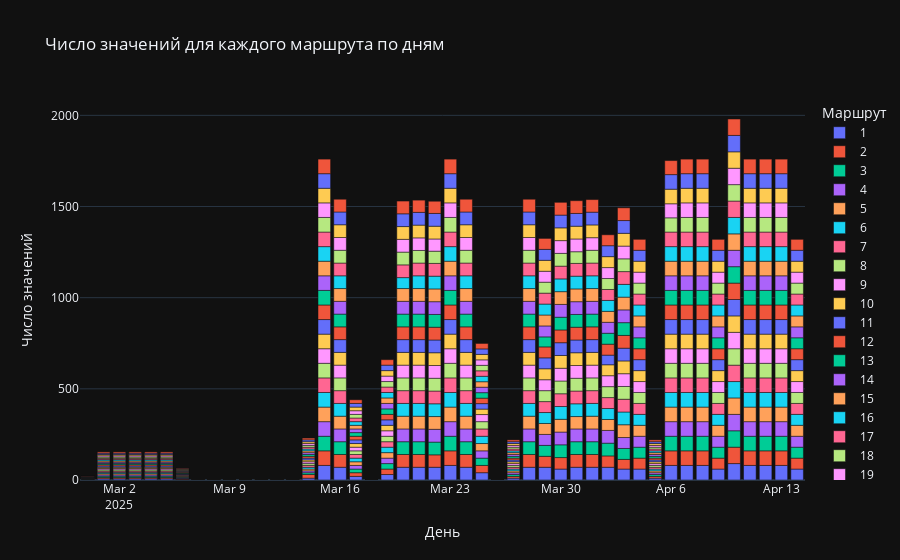

Source (notebook cell):
### Code cell
make_monitoring_plot("data/cars/мониторинг сити.csv")
